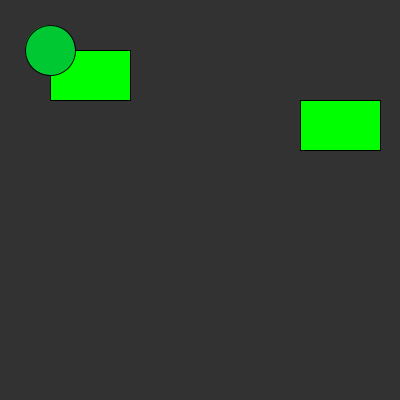
Frame 1 (no input)
Frame 60 (the mouse pressed at the canvas centre just before this capture): identical to frame 1, image omitted
Frame 120 (the mouse held since frame 60 and released just before this capture): identical to frame 1, image omitted

The Processing sketch that drew this single still picture (run headless with seeded random() and noise(); from frame 60 on, the mouse is pressed at the canvas centre):

// Processing sketch: sketch_210412a
// ── sketch_210412a.pde

int hopDistance = 50;
int frogX = 50;
int frogY = 50;

Car c1 = new Car(50, 50, 80, 20);
Car c2 = new Car(300, 100, 80, 20);



void setup(){
  size(400, 400);
}


void draw(){
  background(50, 50, 50);
  c1.display();
  c2.display();
  fill(0, 200, 50);
  
  keepInside();
  ellipse(frogX, frogY, 50, 50);
}

void keyPressed(){
  if(key == CODED){
        if(keyCode == UP)
        {
            frogY-=10;
        }
        else if(keyCode == DOWN)
        {
            frogY+=10;
        }
        else if(keyCode == RIGHT)
        {
            frogX+=10;
        }
        else if(keyCode == LEFT)
        {
            frogX-=10;
        }
    }
}

void keepInside(){
  if(frogY<0){
    frogY = 0;
  }if(frogY > 400){
    frogY = 400;
  }if(frogX<0){
    frogX = 0;
  }if(frogX > 400){
    frogX = 400;
  }
}

class Car{
  int carX;
  int carY;
  int size;
  int speed;
  Car(int x, int y, int sIze, int sPeed){
    carX = x;
    carY = y;
    size = sIze;
    speed = sPeed;
  }
  
  void display(){
    fill(0, 255, 0);
    rect(carX, carY, size, 50);
  }
  
}
